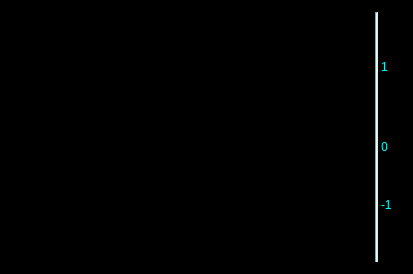
            <widget class="QFrame" name="frame_19">
             <property name="sizePolicy">
              <sizepolicy hsizetype="Expanding" vsizetype="Expanding">
               <horstretch>0</horstretch>
               <verstretch>0</verstretch>
              </sizepolicy>
             </property>
             <property name="palette">
              <palette>
               <active>
                <colorrole role="Button">
                 <brush brushstyle="SolidPattern">
                  <color alpha="255">
                   <red>0</red>
                   <green>0</green>
                   <blue>0</blue>
                  </color>
                 </brush>
                </colorrole>
                <colorrole role="Base">
                 <brush brushstyle="SolidPattern">
                  <color alpha="255">
                   <red>0</red>
                   <green>0</green>
                   <blue>0</blue>
                  </color>
                 </brush>
                </colorrole>
                <colorrole role="Window">
                 <brush brushstyle="SolidPattern">
                  <color alpha="255">
                   <red>0</red>
                   <green>0</green>
                   <blue>0</blue>
                  </color>
                 </brush>
                </colorrole>
               </active>
               <inactive>
                <colorrole role="Button">
                 <brush brushstyle="SolidPattern">
                  <color alpha="255">
                   <red>0</red>
                   <green>0</green>
                   <blue>0</blue>
                  </color>
                 </brush>
                </colorrole>
                <colorrole role="Base">
                 <brush brushstyle="SolidPattern">
                  <color alpha="255">
                   <red>0</red>
                   <green>0</green>
                   <blue>0</blue>
                  </color>
                 </brush>
                </colorrole>
                <colorrole role="Window">
                 <brush brushstyle="SolidPattern">
                  <color alpha="255">
                   <red>0</red>
                   <green>0</green>
                   <blue>0</blue>
                  </color>
                 </brush>
                </colorrole>
               </inactive>
               <disabled>
                <colorrole role="Button">
                 <brush brushstyle="SolidPattern">
                  <color alpha="255">
                   <red>0</red>
                   <green>0</green>
                   <blue>0</blue>
                  </color>
                 </brush>
                </colorrole>
                <colorrole role="Base">
                 <brush brushstyle="SolidPattern">
                  <color alpha="255">
                   <red>0</red>
                   <green>0</green>
                   <blue>0</blue>
                  </color>
                 </brush>
                </colorrole>
                <colorrole role="Window">
                 <brush brushstyle="SolidPattern">
                  <color alpha="255">
                   <red>0</red>
                   <green>0</green>
                   <blue>0</blue>
                  </color>
                 </brush>
                </colorrole>
               </disabled>
              </palette>
             </property>
             <property name="autoFillBackground">
              <bool>false</bool>
             </property>
             <property name="styleSheet">
              <string notr="true">background-color: rgb(0, 0, 0);</string>
             </property>
             <property name="frameShape">
              <enum>QFrame::StyledPanel</enum>
             </property>
             <property name="frameShadow">
              <enum>QFrame::Raised</enum>
             </property>
             <layout class="QHBoxLayout" name="horizontalLayout_11">
              <item>
               <layout class="QHBoxLayout" name="horizontalLayout_8">
                <property name="spacing">
                 <number>3</number>
                </property>
                <item>
                 <widget class="PyDMWaveformPlot" name="wfpARawPlusWeight">
                  <property name="sizePolicy">
                   <sizepolicy hsizetype="Minimum" vsizetype="Minimum">
                    <horstretch>0</horstretch>
                    <verstretch>0</verstretch>
                   </sizepolicy>
                  </property>
                  <property name="minimumSize">
                   <size>
                    <width>360</width>
                    <height>250</height>
                   </size>
                  </property>
                  <property name="toolTip">
                   <string/>
                  </property>
                  <property name="whatsThis">
                   <string>
    PyDMWaveformPlot is a widget to plot one or more waveforms.

    Each curve can plot either a Y-axis waveform vs. its indices,
    or a Y-axis waveform against an X-axis waveform.

    Parameters
    ----------
    parent : optional
        The parent of this widget.
    init_x_channels: optional
        init_x_channels can be a string with the address for a channel,
        or a list of strings, each containing an address for a channel.
        If not specified, y-axis waveforms will be plotted against their
        indices. If a list is specified for both init_x_channels and
        init_y_channels, they both must have the same length.
        If a single x channel was specified, and a list of y channels are
        specified, all y channels will be plotted against the same x channel.
    init_y_channels: optional
        init_y_channels can be a string with the address for a channel,
        or a list of strings, each containing an address for a channel.
        If a list is specified for both init_x_channels and init_y_channels,
        they both must have the same length.
        If a single x channel was specified, and a list of y channels are
        specified, all y channels will be plotted against the same x channel.
    background: optional
        The background color for the plot.  Accepts any arguments that
        pyqtgraph.mkColor will accept.
    </string>
                  </property>
                  <property name="yAxes">
                   <stringlist>
                    <string>{&quot;name&quot;: &quot;Axis 1&quot;, &quot;orientation&quot;: &quot;left&quot;, &quot;minRange&quot;: -1.0, &quot;maxRange&quot;: 1.0, &quot;autoRange&quot;: true}</string>
                   </stringlist>
                  </property>
                  <property name="title" stdset="0">
                   <string>${INST}A Raw + Weight Function</string>
                  </property>
                  <property name="maxRedrawRate" stdset="0">
                   <number>30</number>
                  </property>
                  <property name="curves">
                   <stringlist>
                    <string>{&quot;y_channel&quot;: &quot;ca://BLEN:${AREA}:${POS}:${INST}A_S_R_WF&quot;, &quot;x_channel&quot;: &quot;ca://BLEN:${AREA}:${POS}:${INST}A_WF_TIME.VALA&quot;, &quot;name&quot;: &quot;${INST}A Raw Waveform&quot;, &quot;color&quot;: &quot;white&quot;, &quot;lineStyle&quot;: 1, &quot;lineWidth&quot;: 1, &quot;symbol&quot;: null, &quot;symbolSize&quot;: 10, &quot;yAxisName&quot;: &quot;Axis 1&quot;, &quot;redraw_mode&quot;: 2}</string>
                    <string>{&quot;y_channel&quot;: &quot;ca://BLEN:${AREA}:${POS}:${INST}A_SCL_VWF.AVAL&quot;, &quot;x_channel&quot;: &quot;ca://BLEN:${AREA}:${POS}:${INST}A_WF_TIME.VALA&quot;, &quot;name&quot;: &quot;${INST}A Weight Function&quot;, &quot;color&quot;: &quot;cyan&quot;, &quot;lineStyle&quot;: 2, &quot;lineWidth&quot;: 1, &quot;symbol&quot;: null, &quot;symbolSize&quot;: 10, &quot;yAxisName&quot;: &quot;Axis 1&quot;, &quot;redraw_mode&quot;: 2}</string>
                   </stringlist>
                  </property>
                  <property name="autoRangeX">
                   <bool>false</bool>
                  </property>
                  <property name="minXRange">
                   <double>-400.000000000000000</double>
                  </property>
                  <property name="maxXRange">
                   <double>6400.000000000000000</double>
                  </property>
                  <property name="autoRangeY">
                   <bool>false</bool>
                  </property>
                  <property name="minYRange">
                   <double>13500.000000000000000</double>
                  </property>
                  <property name="maxYRange">
                   <double>16400.000000000000000</double>
                  </property>
                 </widget>
                </item>
                <item>
                 <widget class="Line" name="line_2">
                  <property name="palette">
                   <palette>
                    <active>
                     <colorrole role="Button">
                      <brush brushstyle="SolidPattern">
                       <color alpha="255">
                        <red>180</red>
                        <green>255</green>
                        <blue>255</blue>
                       </color>
                      </brush>
                     </colorrole>
                     <colorrole role="Base">
                      <brush brushstyle="SolidPattern">
                       <color alpha="255">
                        <red>180</red>
                        <green>255</green>
                        <blue>255</blue>
                       </color>
                      </brush>
                     </colorrole>
                     <colorrole role="Window">
                      <brush brushstyle="SolidPattern">
                       <color alpha="255">
                        <red>180</red>
                        <green>255</green>
                        <blue>255</blue>
                       </color>
                      </brush>
                     </colorrole>
                    </active>
                    <inactive>
                     <colorrole role="Button">
                      <brush brushstyle="SolidPattern">
                       <color alpha="255">
                        <red>180</red>
                        <green>255</green>
                        <blue>255</blue>
                       </color>
                      </brush>
                     </colorrole>
                     <colorrole role="Base">
                      <brush brushstyle="SolidPattern">
                       <color alpha="255">
                        <red>180</red>
                        <green>255</green>
                        <blue>255</blue>
                       </color>
                      </brush>
                     </colorrole>
                     <colorrole role="Window">
                      <brush brushstyle="SolidPattern">
                       <color alpha="255">
                        <red>180</red>
                        <green>255</green>
                        <blue>255</blue>
                       </color>
                      </brush>
                     </colorrole>
                    </inactive>
                    <disabled>
                     <colorrole role="Button">
                      <brush brushstyle="SolidPattern">
                       <color alpha="255">
                        <red>180</red>
                        <green>255</green>
                        <blue>255</blue>
                       </color>
                      </brush>
                     </colorrole>
                     <colorrole role="Base">
                      <brush brushstyle="SolidPattern">
                       <color alpha="255">
                        <red>180</red>
                        <green>255</green>
                        <blue>255</blue>
                       </color>
                      </brush>
                     </colorrole>
                     <colorrole role="Window">
                      <brush brushstyle="SolidPattern">
                       <color alpha="255">
                        <red>180</red>
                        <green>255</green>
                        <blue>255</blue>
                       </color>
                      </brush>
                     </colorrole>
                    </disabled>
                   </palette>
                  </property>
                  <property name="styleSheet">
                   <string notr="true">background-color: rgb(180, 255, 255);</string>
                  </property>
                  <property name="lineWidth">
                   <number>1</number>
                  </property>
                  <property name="orientation">
                   <enum>Qt::Vertical</enum>
                  </property>
                 </widget>
                </item>
                <item>
                 <layout class="QVBoxLayout" name="verticalLayout_5">
                  <property name="spacing">
                   <number>0</number>
                  </property>
                  <item>
                   <spacer name="verticalSpacer_8">
                    <property name="orientation">
                     <enum>Qt::Vertical</enum>
                    </property>
                    <property name="sizeType">
                     <enum>QSizePolicy::Fixed</enum>
                    </property>
                    <property name="sizeHint" stdset="0">
                     <size>
                      <width>20</width>
                      <height>40</height>
                     </size>
                    </property>
                   </spacer>
                  </item>
                  <item>
                   <widget class="QLabel" name="label_17">
                    <property name="minimumSize">
                     <size>
                      <width>0</width>
                      <height>30</height>
                     </size>
                    </property>
                    <property name="maximumSize">
                     <size>
                      <width>16777215</width>
                      <height>30</height>
                     </size>
                    </property>
                    <property name="palette">
                     <palette>
                      <active>
                       <colorrole role="WindowText">
                        <brush brushstyle="SolidPattern">
                         <color alpha="255">
                          <red>0</red>
                          <green>255</green>
                          <blue>255</blue>
                         </color>
                        </brush>
                       </colorrole>
                       <colorrole role="Button">
                        <brush brushstyle="SolidPattern">
                         <color alpha="255">
                          <red>0</red>
                          <green>0</green>
                          <blue>0</blue>
                         </color>
                        </brush>
                       </colorrole>
                       <colorrole role="Base">
                        <brush brushstyle="SolidPattern">
                         <color alpha="255">
                          <red>0</red>
                          <green>0</green>
                          <blue>0</blue>
                         </color>
                        </brush>
                       </colorrole>
                       <colorrole role="Window">
                        <brush brushstyle="SolidPattern">
                         <color alpha="255">
                          <red>0</red>
                          <green>0</green>
                          <blue>0</blue>
                         </color>
                        </brush>
                       </colorrole>
                      </active>
                      <inactive>
                       <colorrole role="WindowText">
                        <brush brushstyle="SolidPattern">
                         <color alpha="255">
                          <red>0</red>
                          <green>255</green>
                          <blue>255</blue>
                         </color>
                        </brush>
                       </colorrole>
                       <colorrole role="Button">
                        <brush brushstyle="SolidPattern">
                         <color alpha="255">
                          <red>0</red>
                          <green>0</green>
                          <blue>0</blue>
                         </color>
                        </brush>
                       </colorrole>
                       <colorrole role="Base">
                        <brush brushstyle="SolidPattern">
                         <color alpha="255">
                          <red>0</red>
                          <green>0</green>
                          <blue>0</blue>
                         </color>
                        </brush>
                       </colorrole>
                       <colorrole role="Window">
                        <brush brushstyle="SolidPattern">
                         <color alpha="255">
                          <red>0</red>
                          <green>0</green>
                          <blue>0</blue>
                         </color>
                        </brush>
                       </colorrole>
                      </inactive>
                      <disabled>
                       <colorrole role="WindowText">
                        <brush brushstyle="SolidPattern">
                         <color alpha="255">
                          <red>190</red>
                          <green>190</green>
                          <blue>190</blue>
                         </color>
                        </brush>
                       </colorrole>
                       <colorrole role="Button">
                        <brush brushstyle="SolidPattern">
                         <color alpha="255">
                          <red>0</red>
                          <green>0</green>
                          <blue>0</blue>
                         </color>
                        </brush>
                       </colorrole>
                       <colorrole role="Base">
                        <brush brushstyle="SolidPattern">
                         <color alpha="255">
                          <red>0</red>
                          <green>0</green>
                          <blue>0</blue>
                         </color>
                        </brush>
                       </colorrole>
                       <colorrole role="Window">
                        <brush brushstyle="SolidPattern">
                         <color alpha="255">
                          <red>0</red>
                          <green>0</green>
                          <blue>0</blue>
                         </color>
                        </brush>
                       </colorrole>
                      </disabled>
                     </palette>
                    </property>
                    <property name="toolTip">
                     <string/>
                    </property>
                    <property name="statusTip">
                     <string/>
                    </property>
                    <property name="styleSheet">
                     <string notr="true">background-color: rgb(0, 0, 0);</string>
                    </property>
                    <property name="lineWidth">
                     <number>0</number>
                    </property>
                    <property name="text">
                     <string>1</string>
                    </property>
                   </widget>
                  </item>
                  <item>
                   <spacer name="verticalSpacer_5">
                    <property name="orientation">
                     <enum>Qt::Vertical</enum>
                    </property>
                    <property name="sizeType">
                     <enum>QSizePolicy::MinimumExpanding</enum>
                    </property>
                    <property name="sizeHint" stdset="0">
                     <size>
                      <width>20</width>
                      <height>20</height>
                     </size>
                    </property>
                   </spacer>
                  </item>
                  <item>
                   <widget class="QLabel" name="label_18">
                    <property name="minimumSize">
                     <size>
                      <width>0</width>
                      <height>63</height>
                     </size>
                    </property>
                    <property name="maximumSize">
                     <size>
                      <width>16777215</width>
                      <height>50</height>
                     </size>
                    </property>
                    <property name="palette">
                     <palette>
                      <active>
                       <colorrole role="WindowText">
                        <brush brushstyle="SolidPattern">
                         <color alpha="255">
                          <red>0</red>
                          <green>255</green>
                          <blue>255</blue>
                         </color>
                        </brush>
                       </colorrole>
                       <colorrole role="Button">
                        <brush brushstyle="SolidPattern">
                         <color alpha="255">
                          <red>0</red>
                          <green>0</green>
                          <blue>0</blue>
                         </color>
                        </brush>
                       </colorrole>
                       <colorrole role="Base">
                        <brush brushstyle="SolidPattern">
                         <color alpha="255">
                          <red>0</red>
                          <green>0</green>
                          <blue>0</blue>
                         </color>
                        </brush>
                       </colorrole>
                       <colorrole role="Window">
                        <brush brushstyle="SolidPattern">
                         <color alpha="255">
                          <red>0</red>
                          <green>0</green>
                          <blue>0</blue>
                         </color>
                        </brush>
                       </colorrole>
                      </active>
                      <inactive>
                       <colorrole role="WindowText">
                        <brush brushstyle="SolidPattern">
                         <color alpha="255">
                          <red>0</red>
                          <green>255</green>
                          <blue>255</blue>
                         </color>
                        </brush>
                       </colorrole>
                       <colorrole role="Button">
                        <brush brushstyle="SolidPattern">
                         <color alpha="255">
                          <red>0</red>
                          <green>0</green>
                          <blue>0</blue>
                         </color>
                        </brush>
                       </colorrole>
                       <colorrole role="Base">
                        <brush brushstyle="SolidPattern">
                         <color alpha="255">
                          <red>0</red>
                          <green>0</green>
                          <blue>0</blue>
                         </color>
                        </brush>
                       </colorrole>
                       <colorrole role="Window">
                        <brush brushstyle="SolidPattern">
                         <color alpha="255">
                          <red>0</red>
                          <green>0</green>
                          <blue>0</blue>
                         </color>
                        </brush>
                       </colorrole>
                      </inactive>
                      <disabled>
                       <colorrole role="WindowText">
                        <brush brushstyle="SolidPattern">
                         <color alpha="255">
                          <red>190</red>
                          <green>190</green>
                          <blue>190</blue>
                         </color>
                        </brush>
                       </colorrole>
                       <colorrole role="Button">
                        <brush brushstyle="SolidPattern">
                         <color alpha="255">
                          <red>0</red>
                          <green>0</green>
                          <blue>0</blue>
                         </color>
                        </brush>
                       </colorrole>
                       <colorrole role="Base">
                        <brush brushstyle="SolidPattern">
                         <color alpha="255">
                          <red>0</red>
                          <green>0</green>
                          <blue>0</blue>
                         </color>
                        </brush>
                       </colorrole>
                       <colorrole role="Window">
                        <brush brushstyle="SolidPattern">
                         <color alpha="255">
                          <red>0</red>
                          <green>0</green>
                          <blue>0</blue>
                         </color>
                        </brush>
                       </colorrole>
                      </disabled>
                     </palette>
                    </property>
                    <property name="font">
                     <font>
                      <family>Sans Serif</family>
                     </font>
                    </property>
                    <property name="toolTip">
                     <string>Weight function scale</string>
                    </property>
                    <property name="whatsThis">
                     <string/>
                    </property>
                    <property name="styleSheet">
                     <string notr="true">background-color: rgb(0, 0, 0);</string>
                    </property>
                    <property name="text">
                     <string>0</string>
                    </property>
                   </widget>
                  </item>
                  <item>
                   <spacer name="verticalSpacer_6">
                    <property name="orientation">
                     <enum>Qt::Vertical</enum>
                    </property>
                    <property name="sizeType">
                     <enum>QSizePolicy::MinimumExpanding</enum>
                    </property>
                    <property name="sizeHint" stdset="0">
                     <size>
                      <width>20</width>
                      <height>20</height>
                     </size>
                    </property>
                   </spacer>
                  </item>
                  <item>
                   <widget class="QLabel" name="label_19">
                    <property name="minimumSize">
                     <size>
                      <width>0</width>
                      <height>0</height>
                     </size>
                    </property>
                    <property name="palette">
                     <palette>
                      <active>
                       <colorrole role="WindowText">
                        <brush brushstyle="SolidPattern">
                         <color alpha="255">
                          <red>0</red>
                          <green>255</green>
                          <blue>255</blue>
                         </color>
                        </brush>
                       </colorrole>
                       <colorrole role="Button">
                        <brush brushstyle="SolidPattern">
                         <color alpha="255">
                          <red>0</red>
                          <green>0</green>
                          <blue>0</blue>
                         </color>
                        </brush>
                       </colorrole>
                       <colorrole role="Base">
                        <brush brushstyle="SolidPattern">
                         <color alpha="255">
                          <red>0</red>
                          <green>0</green>
                          <blue>0</blue>
                         </color>
                        </brush>
                       </colorrole>
                       <colorrole role="Window">
                        <brush brushstyle="SolidPattern">
                         <color alpha="255">
                          <red>0</red>
                          <green>0</green>
                          <blue>0</blue>
                         </color>
                        </brush>
                       </colorrole>
                      </active>
                      <inactive>
                       <colorrole role="WindowText">
                        <brush brushstyle="SolidPattern">
                         <color alpha="255">
                          <red>0</red>
                          <green>255</green>
                          <blue>255</blue>
                         </color>
                        </brush>
                       </colorrole>
                       <colorrole role="Button">
                        <brush brushstyle="SolidPattern">
                         <color alpha="255">
                          <red>0</red>
                          <green>0</green>
                          <blue>0</blue>
                         </color>
                        </brush>
                       </colorrole>
                       <colorrole role="Base">
                        <brush brushstyle="SolidPattern">
                         <color alpha="255">
                          <red>0</red>
                          <green>0</green>
                          <blue>0</blue>
                         </color>
                        </brush>
                       </colorrole>
                       <colorrole role="Window">
                        <brush brushstyle="SolidPattern">
                         <color alpha="255">
                          <red>0</red>
                          <green>0</green>
                          <blue>0</blue>
                         </color>
                        </brush>
                       </colorrole>
                      </inactive>
                      <disabled>
                       <colorrole role="WindowText">
                        <brush brushstyle="SolidPattern">
                         <color alpha="255">
                          <red>190</red>
                          <green>190</green>
                          <blue>190</blue>
                         </color>
                        </brush>
                       </colorrole>
                       <colorrole role="Button">
                        <brush brushstyle="SolidPattern">
                         <color alpha="255">
                          <red>0</red>
                          <green>0</green>
                          <blue>0</blue>
                         </color>
                        </brush>
                       </colorrole>
                       <colorrole role="Base">
                        <brush brushstyle="SolidPattern">
                         <color alpha="255">
                          <red>0</red>
                          <green>0</green>
                          <blue>0</blue>
                         </color>
                        </brush>
                       </colorrole>
                       <colorrole role="Window">
                        <brush brushstyle="SolidPattern">
                         <color alpha="255">
                          <red>0</red>
                          <green>0</green>
                          <blue>0</blue>
                         </color>
                        </brush>
                       </colorrole>
                      </disabled>
                     </palette>
                    </property>
                    <property name="styleSheet">
                     <string notr="true">background-color: rgb(0, 0, 0);</string>
                    </property>
                    <property name="text">
                     <string>-1</string>
                    </property>
                   </widget>
                  </item>
                  <item>
                   <spacer name="verticalSpacer_7">
                    <property name="orientation">
                     <enum>Qt::Vertical</enum>
                    </property>
                    <property name="sizeType">
                     <enum>QSizePolicy::Fixed</enum>
                    </property>
                    <property name="sizeHint" stdset="0">
                     <size>
                      <width>20</width>
                      <height>50</height>
                     </size>
                    </property>
                   </spacer>
                  </item>
                 </layout>
                </item>
               </layout>
              </item>
             </layout>
            </widget>
